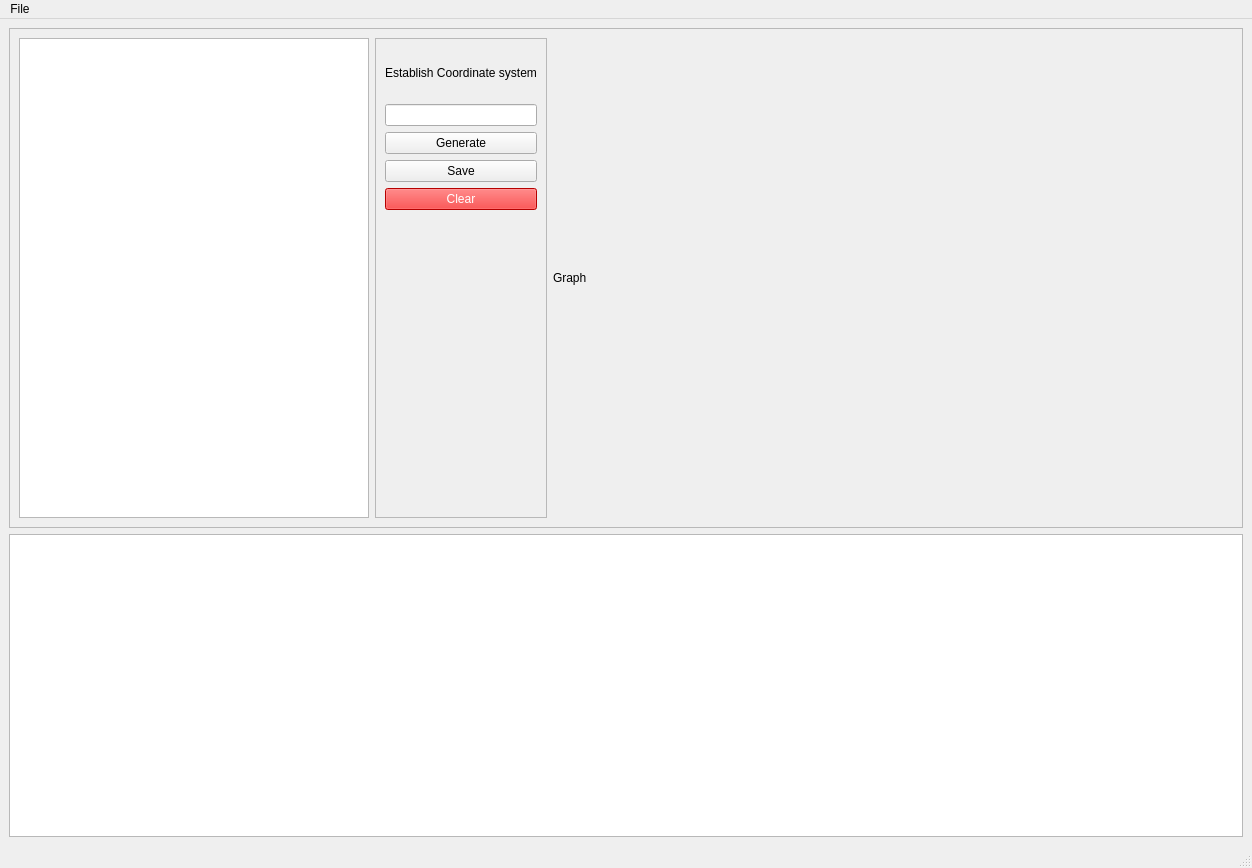
<?xml version="1.0" encoding="UTF-8"?>
<ui version="4.0">
 <class>MainWindow</class>
 <widget class="QMainWindow" name="MainWindow">
  <property name="geometry">
   <rect>
    <x>0</x>
    <y>0</y>
    <width>1252</width>
    <height>868</height>
   </rect>
  </property>
  <property name="windowTitle">
   <string>Generate Rumbos</string>
  </property>
  <widget class="QWidget" name="centralwidget">
   <layout class="QVBoxLayout" name="verticalLayout_2">
    <item>
     <layout class="QHBoxLayout" name="horizontalLayout_2">
      <item>
       <widget class="QFrame" name="upper_frame">
        <property name="sizePolicy">
         <sizepolicy hsizetype="Expanding" vsizetype="Expanding">
          <horstretch>0</horstretch>
          <verstretch>0</verstretch>
         </sizepolicy>
        </property>
        <property name="frameShape">
         <enum>QFrame::Shape::StyledPanel</enum>
        </property>
        <property name="frameShadow">
         <enum>QFrame::Shadow::Raised</enum>
        </property>
        <layout class="QHBoxLayout" name="horizontalLayout">
         <item>
          <widget class="QTableView" name="coordinate_table">
           <property name="sizePolicy">
            <sizepolicy hsizetype="Maximum" vsizetype="Expanding">
             <horstretch>0</horstretch>
             <verstretch>0</verstretch>
            </sizepolicy>
           </property>
           <property name="minimumSize">
            <size>
             <width>350</width>
             <height>0</height>
            </size>
           </property>
           <property name="maximumSize">
            <size>
             <width>400</width>
             <height>16777215</height>
            </size>
           </property>
          </widget>
         </item>
         <item>
          <widget class="QFrame" name="frame">
           <property name="sizePolicy">
            <sizepolicy hsizetype="Fixed" vsizetype="Preferred">
             <horstretch>0</horstretch>
             <verstretch>0</verstretch>
            </sizepolicy>
           </property>
           <property name="frameShape">
            <enum>QFrame::Shape::StyledPanel</enum>
           </property>
           <property name="frameShadow">
            <enum>QFrame::Shadow::Raised</enum>
           </property>
           <layout class="QVBoxLayout" name="verticalLayout">
            <item>
             <widget class="QLabel" name="coordinate_label">
              <property name="sizePolicy">
               <sizepolicy hsizetype="Expanding" vsizetype="Maximum">
                <horstretch>0</horstretch>
                <verstretch>0</verstretch>
               </sizepolicy>
              </property>
              <property name="minimumSize">
               <size>
                <width>0</width>
                <height>50</height>
               </size>
              </property>
              <property name="text">
               <string>Establish Coordinate system</string>
              </property>
             </widget>
            </item>
            <item>
             <widget class="QLineEdit" name="crs_tedit"/>
            </item>
            <item>
             <widget class="QPushButton" name="generate_btn">
              <property name="styleSheet">
               <string notr="true"/>
              </property>
              <property name="text">
               <string>Generate</string>
              </property>
             </widget>
            </item>
            <item>
             <widget class="QPushButton" name="save_btn">
              <property name="text">
               <string>Save</string>
              </property>
             </widget>
            </item>
            <item>
             <widget class="QPushButton" name="clear_btn">
              <property name="styleSheet">
               <string notr="true">background-color: red;
color: white;</string>
              </property>
              <property name="text">
               <string>Clear</string>
              </property>
             </widget>
            </item>
            <item>
             <spacer name="verticalSpacer">
              <property name="orientation">
               <enum>Qt::Orientation::Vertical</enum>
              </property>
              <property name="sizeHint" stdset="0">
               <size>
                <width>20</width>
                <height>40</height>
               </size>
              </property>
             </spacer>
            </item>
           </layout>
          </widget>
         </item>
         <item>
          <widget class="QLabel" name="graph_label">
           <property name="sizePolicy">
            <sizepolicy hsizetype="Expanding" vsizetype="Maximum">
             <horstretch>0</horstretch>
             <verstretch>0</verstretch>
            </sizepolicy>
           </property>
           <property name="minimumSize">
            <size>
             <width>640</width>
             <height>480</height>
            </size>
           </property>
           <property name="text">
            <string>Graph</string>
           </property>
          </widget>
         </item>
        </layout>
       </widget>
      </item>
     </layout>
    </item>
    <item>
     <widget class="QTableView" name="rumbos_table"/>
    </item>
   </layout>
  </widget>
  <widget class="QMenuBar" name="menubar">
   <property name="geometry">
    <rect>
     <x>0</x>
     <y>0</y>
     <width>1252</width>
     <height>23</height>
    </rect>
   </property>
   <widget class="QMenu" name="menuFile">
    <property name="title">
     <string>File</string>
    </property>
    <addaction name="actionAdd_CSV_File"/>
    <addaction name="actionSave"/>
    <addaction name="actionClear"/>
    <addaction name="actionQuit"/>
   </widget>
   <addaction name="menuFile"/>
  </widget>
  <widget class="QStatusBar" name="statusbar"/>
  <action name="actionAdd_CSV_File">
   <property name="text">
    <string>Add CSV File</string>
   </property>
  </action>
  <action name="actionClear">
   <property name="text">
    <string>Clear</string>
   </property>
  </action>
  <action name="actionQuit">
   <property name="text">
    <string>Quit</string>
   </property>
  </action>
  <action name="actionSave">
   <property name="text">
    <string>Save</string>
   </property>
  </action>
 </widget>
 <resources/>
 <connections/>
</ui>
